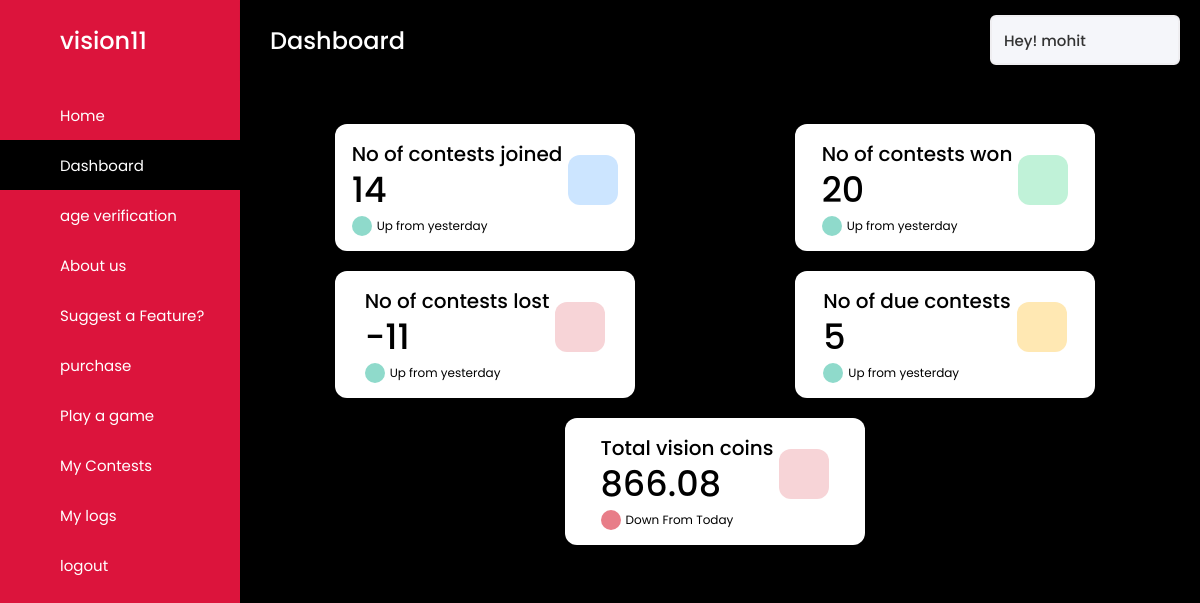
/dashboard (signed in), run on an earlier commit of the app's database.
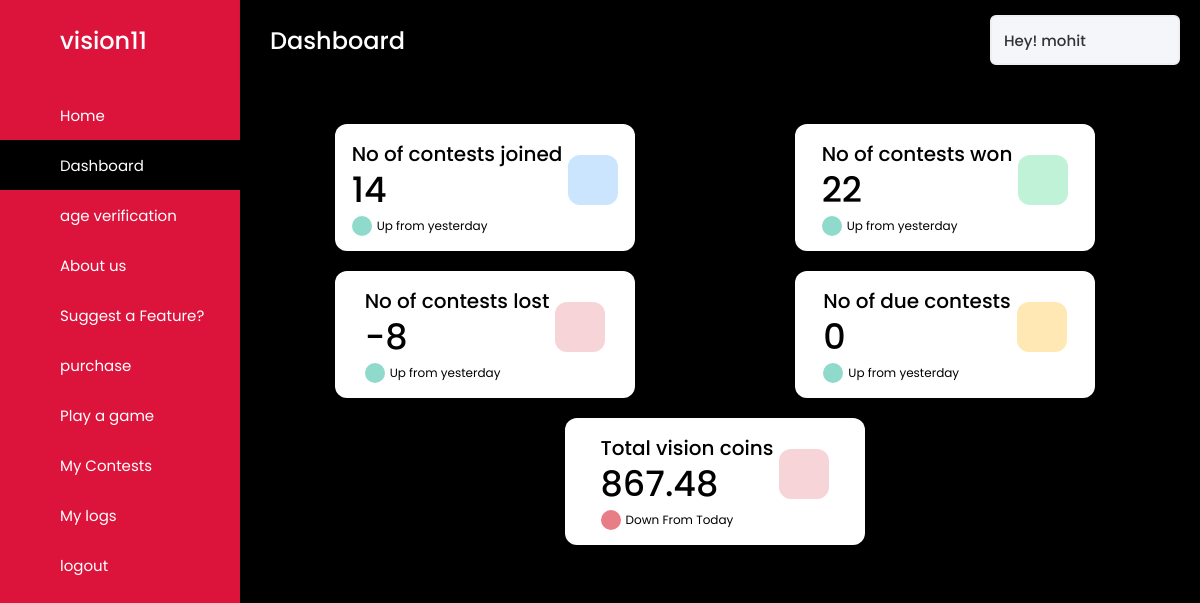
And on a later commit of the database.
### usermanagerAPP/models.py (models this page shows, shortened)
class User1(AbstractUser):
    first_name = models.CharField(
        max_length=20
    )
    last_name = models.CharField(
        max_length=20
    )
    username = models.CharField(
        max_length=20,
        unique=True
    )
    age = models.IntegerField(
        null=True,
        blank=True
    )
    email = models.EmailField(
        max_length=50
    )
    vision_credits = models.FloatField(
        default=0
    )
    currency_type = models.CharField(
        choices=Currency_Choices,
        default=Choices.VISION_CANDIES,
        max_length=50
    )
    gender_type = models.CharField(
        choices=Gender_Choices,
        null=True,
        max_length=10
    )
    country = models.CharField(
        max_length=50
    )
    adult = models.BooleanField(
        'Adult_status',
        default=False
    )
    staff = models.BooleanField(
        'Staff_status',
        default=False
    )
    superuser = models.BooleanField(
        'super_user_status',
        default=False
    )
    aadhar_image = models.FileField(
        upload_to='others',
        null=True,
        blank=True
    )
    contests_won = models.IntegerField(
        default=0
    )
    objects = UserManager()
    @property
    def is_adult(self):
        return self.adult

### mainAPP/views.py (the view)
# urls.py: path('dashboard',views.RenderDashboard),
@login_required(login_url='/accounts/login')
def RenderDashboard(request):
    try:
        return vision11_render.render_dashboard(request)
    except:
        return redirect('/')

### mainAPP/repository.py (called while the page is built)
    def render_dashboard(request):
        contests = Contest.objects.all()
        contest_joined = []
        pending_res = 0
        number_contests = 0
        for contest in contests:
            if request.user in contest.user.all():
                contest_joined.append(contest)
                number_contests += 1
                if not contest.match_id.is_match_end:
                    pending_res += 1
        return render(request,
                      'dashboard.html',
                      {'contests': contest_joined, 'numberjoined': number_contests,
                       'numberwon': request.user.contests_won,
                       'numberloss': number_contests-request.user.contests_won-pending_res,
                       'pending': pending_res}
                      )

### mainAPP/templatetags/mathround.py (called while the page is built)
@register.filter('mathround')
def mathround(float_num, val):
    return round(float_num,val)

### templates/dashboard.html (shortened to what the changed rows need)
{% load static %}
{% load mathround %}
{% block content %}
<!DOCTYPE html>
<html lang="en">
<head>
  <link rel="stylesheet" href="{% static 'css/plans.css' %}">
  <link rel="stylesheet" href="{% static 'css/dashboard.css' %}">
</head>
  <body>
    <section class="home-section">
      <nav>
        <div class="profile-details">
          <span class="admin_name">Hey! {{user.username}}</span>
        </div>
      </nav>
      <div class="home-content" id="base-dashboard">
        <div class="overview-boxes">
          <div class="box">
            <div class="right-side">
              <div class="box-topic">No of contests won</div>
              <div class="number">{{numberwon}}</div>
              <div class="indicator">
                <i class='bx bx-up-arrow-alt'></i>
                <span class="text">Up from yesterday</span>
              </div>
            </div>
          </div>
          <div class="box">
            <div class="right-side">
              <div class="box-topic">No of contests lost</div>
              <div class="number">{{numberloss}}</div>
              <div class="indicator">
                <i class='bx bx-up-arrow-alt'></i>
                <span class="text">Up from yesterday</span>
              </div>
            </div>
          </div>
          <div class="box">
            <div class="right-side">
              <div class="box-topic">No of due contests</div>
              <div class="number">{{pending}}</div>
              <div class="indicator">
                <i class='bx bx-up-arrow-alt'></i>
                <span class="text">Up from yesterday</span>
              </div>
            </div>
          </div>
          <div class="box">
            <div class="right-side">
              <div class="box-topic">Total {{user.currency_type}}</div>
              <div class="number">{{user.vision_credits|mathround:3}}</div>
              <div class="indicator">
                <i class='bx bx-down-arrow-alt down'></i>
                <span class="text">Down From Today</span>
              </div>
            </div>
          </div>
        </div>
      </div>
    </section>
  </body>
</html>
{% endblock %}

What changed in the data, as far as the page shows it:
changed User1 "vision coins": vision_credits|mathround "866.08" → "867.48"
Also different on the page:
{{ numberwon }}: "20" → "22"
{{ numberloss }}: "-11" → "-8"
{{ pending }}: "5" → "0"
